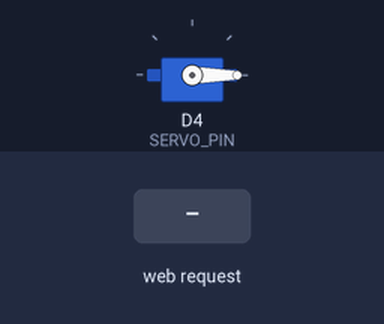
Simulated run of this sketch. Board: ESP8266 (NodeMCU). Parts: servo. Inputs (shaded band) come from the test bench. WiFi joins after 1.5 s; servers stay silent unless stated; what the sketch prints to the serial monitor is not drawn.

Above: at 3.2 s.
3.3 s: HTTP request GET /set?pos=120 received
At 4.2 s:
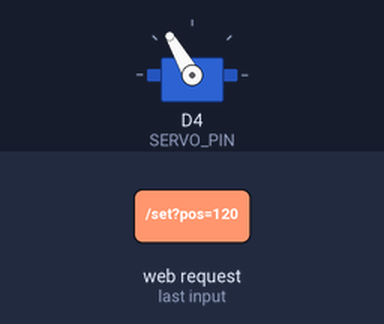
4.8 s: HTTP request GET /set?pos=0 received
At 5.3 s:
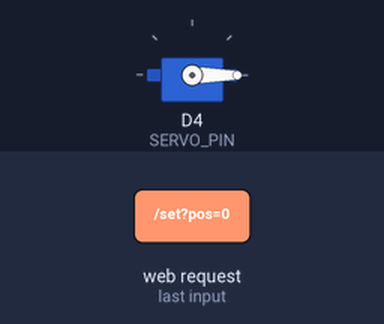
Timing chart, 0 to 7.8 s (numbered marks = the images above; inputs shaded):
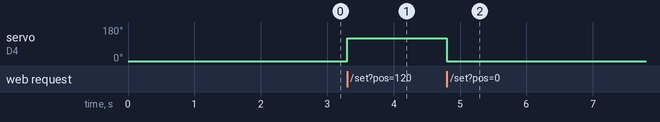

The sketch:

esp_webserver_servo.ino
```cpp
/*************************************************************
  Zero-Account Wi-Fi Servo Controller (Web Server)
  Compatible with: ESP8266 (NodeMCU/D1 Mini) & ESP32 Dev Module

  NO BLYNK ACCOUNT REQUIRED!
  - Creates a beautiful web interface accessible from your phone/PC.
  - Has an ON/OFF toggle switch to move the servo between 0° and 180°.

  Libraries Required:
  - For ESP32: "ESP32Servo" by Kevin Harrington
  - For ESP8266: Built-in "Servo" and "ESP8266WebServer"
 *************************************************************/

#if defined(ESP8266)
  #include <ESP8266WiFi.h>
  #include <ESP8266WebServer.h>
  #include <Servo.h>
  ESP8266WebServer server(80);
  const int SERVO_PIN = D4; // GPIO 2
  Servo myServo;
#elif defined(ESP32)
  #include <WiFi.h>
  #include <WebServer.h>
  #include <ESP32Servo.h>
  WebServer server(80);
  const int SERVO_PIN = 18; // GPIO 18
  Servo myServo;
#else
  #error "Select ESP8266 or ESP32 board in your Arduino IDE"
#endif

// --- Wi-Fi Credentials ---
const char* ssid = "Your_WiFi_SSID";
const char* password = "Your_WiFi_Password";

// --- Servo State ---
int currentPos = 0; // 0 or 180

// HTML Web Page
const char INDEX_HTML[] PROGMEM = R"rawliteral(
<!DOCTYPE html>
<html>
<head>
  <meta name="viewport" content="width=device-width, initial-scale=1">
  <title>Servo 180 Control</title>
  <style>
    body { font-family: 'Segoe UI', Arial, sans-serif; text-align: center; background: #0f172a; color: #f8fafc; margin: 0; padding: 40px 15px; }
    .card { background: #1e293b; max-width: 400px; margin: 0 auto; padding: 30px 20px; border-radius: 20px; box-shadow: 0 10px 25px rgba(0,0,0,0.5); }
    h1 { font-size: 24px; margin-bottom: 5px; color: #38bdf8; }
    p { color: #94a3b8; font-size: 14px; margin-bottom: 25px; }
    .status { font-size: 18px; margin: 20px 0; font-weight: bold; }
    .status span { color: #38bdf8; }
    .switch-btn { display: inline-block; width: 140px; padding: 15px 0; margin: 10px; font-size: 18px; font-weight: bold; border-radius: 12px; border: none; cursor: pointer; transition: 0.2s; text-decoration: none; color: white; }
    .btn-on { background: #10b981; box-shadow: 0 4px 14px rgba(16, 185, 129, 0.4); }
    .btn-on:hover { background: #059669; }
    .btn-off { background: #ef4444; box-shadow: 0 4px 14px rgba(239, 68, 68, 0.4); }
    .btn-off:hover { background: #dc2626; }
  </style>
</head>
<body>
  <div class="card">
    <h1>🤖 Servo Motor Controller</h1>
    <p>Wi-Fi 0&deg; / 180&deg; Switch Control</p>
    <div class="status">Current Angle: <span>%ANGLE%&deg;</span></div>
    <div>
      <a href="/set?pos=180" class="switch-btn btn-on">ROTATE 180&deg;</a>
      <a href="/set?pos=0" class="switch-btn btn-off">RETURN 0&deg;</a>
    </div>
  </div>
</body>
</html>
)rawliteral";

void handleRoot() {
  String html = INDEX_HTML;
  html.replace("%ANGLE%", String(currentPos));
  server.send(200, "text/html", html);
}

void handleSet() {
  if (server.hasArg("pos")) {
    int target = server.arg("pos").toInt();
    target = constrain(target, 0, 180);
    myServo.write(target);
    currentPos = target;
    Serial.print("[SERVO] Moved to: ");
    Serial.print(target);
    Serial.println("°");
  }
  server.sendHeader("Location", "/");
  server.send(303);
}

void setup() {
  Serial.begin(115200);
  delay(500);
  Serial.println("\n=== Wi-Fi Servo Web Server ===");

  #if defined(ESP32)
    ESP32PWM::allocateTimer(0);
    ESP32PWM::allocateTimer(1);
    ESP32PWM::allocateTimer(2);
    ESP32PWM::allocateTimer(3);
    myServo.setPeriodHertz(50);
    myServo.attach(SERVO_PIN, 500, 2400);
  #elif defined(ESP8266)
    myServo.attach(SERVO_PIN);
  #endif

  myServo.write(0);
  currentPos = 0;

  WiFi.begin(ssid, password);
  Serial.print("Connecting to WiFi: ");
  Serial.print(ssid);
  while (WiFi.status() != WL_CONNECTED) {
    delay(500);
    Serial.print(".");
  }

  Serial.println("\n[WIFI] Connected!");
  Serial.print("[WIFI] Open this URL in your browser: http://");
  Serial.println(WiFi.localIP());

  server.on("/", handleRoot);
  server.on("/set", handleSet);
  server.begin();
  Serial.println("[SERVER] Web server started.");
}

void loop() {
  server.handleClient();
}
```

Measured:
- after the input at 3.3 s, servo on D4 (SERVO_PIN): 0° → 120° at once
- after the input at 4.8 s, servo on D4 (SERVO_PIN): 120° → 0° at once
